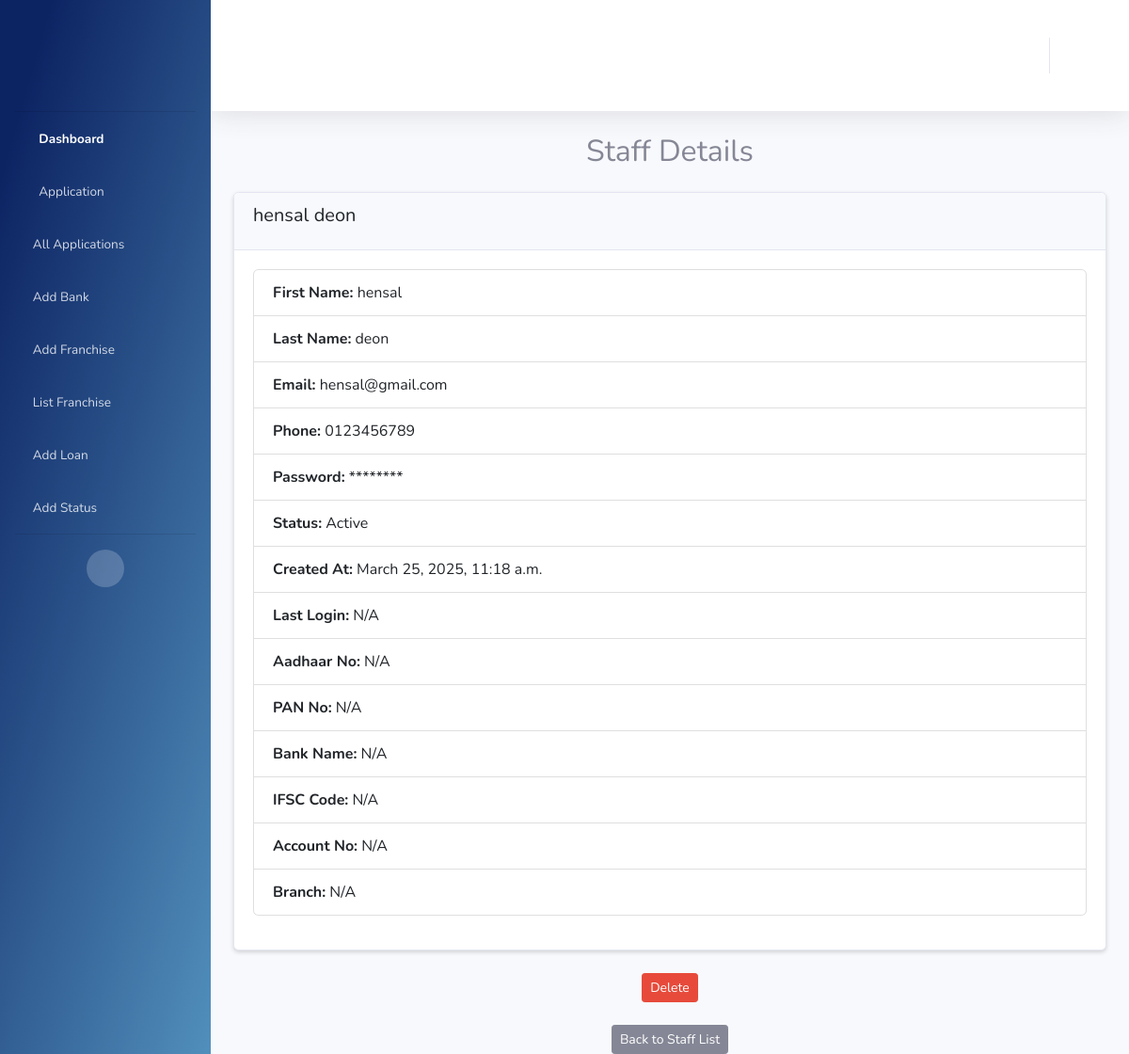
Screenshot of /view_profile/2 (signed in) with the database file from the repository.
### UserApp/models.py (models this page shows, shortened)
class StaffModel(models.Model):
    staff_id = models.AutoField(primary_key=True)
    first_name = models.CharField(max_length=100)
    last_name = models.CharField(max_length=100, blank=True, null=True)
    email = models.EmailField(unique=True)
    phone_no = models.CharField(
        max_length=10,
        validators=[
            RegexValidator(
                regex=r"^\d{10}$", message="Enter a valid 10-digit mobile number."
            )
        ],
    )
    password = models.CharField(max_length=128, null=True)
    is_active = models.BooleanField(default=True)
    is_staff = models.BooleanField(default=False)
    created_at = models.DateTimeField(auto_now_add=True)
    last_login = models.DateTimeField(null=True, blank=True)
    profile_completed = models.BooleanField(default=False)
    adhaar_no = models.CharField(max_length=100, null=True, blank=True)
    adhaar_img = models.FileField(upload_to="adhaar/", null=True, blank=True)
    pan_no = models.CharField(max_length=100, null=True, blank=True)
    pan_img = models.FileField(upload_to="pancard/", null=True, blank=True)
    bank_name = models.CharField(max_length=100, null=True, blank=True)
    ifsc_code = models.CharField(max_length=100, null=True, blank=True)
    account_no = models.CharField(max_length=100, null=True, blank=True)
    branch = models.CharField(max_length=100, null=True, blank=True)

### UserApp/views.py (the view)
# urls.py: path('view_profile/<int:staff_id>', views.view_staffs, name = 'view_profile'),
def view_staffs(request, staff_id):
    user_id = request.session.get('user_id')
    if user_id is None:
        return redirect('/login')
    try:
        admin = AdminModel.objects.get(admin_id=user_id)
        admin_name = f"{admin.admin_first_name} {admin.admin_last_name or ''}".strip()
        staff_member = get_object_or_404(StaffModel, pk=staff_id)
        return render(request, 'staff_detail.html', {
            'staff_member': staff_member,
            'admin_name': admin_name
        })
    except AdminModel.DoesNotExist:
        messages.error(request, "Admin not found. Please log in again.")
        return redirect('/login')

### templates/staff_detail.html (shortened to what this page needs)
{% extends 'includes/base.html' %}
{% load static %}
{% block content %}
  <div class="container mt-4">
    <h2 class="text-center mb-4">Staff Details</h2>
    <div class="card shadow-sm">
        <div class="card-header">
          <h5 class="card-title">{{ staff_member.first_name }} {{ staff_member.last_name }}</h5>
        </div>
        <div class="card-body">
          <ul class="list-group">
            <li class="list-group-item"><strong>First Name:</strong> {{ staff_member.first_name }}</li>
            <li class="list-group-item"><strong>Last Name:</strong> {{ staff_member.last_name|default:"N/A" }}</li>
            <li class="list-group-item"><strong>Email:</strong> {{ staff_member.email }}</li>
            <li class="list-group-item"><strong>Phone:</strong> {{ staff_member.phone_no }}</li>
            <li class="list-group-item"><strong>Password:</strong> ********</li>
            <li class="list-group-item"><strong>Status:</strong>
              {% if staff_member.is_active %} Active {% else %} Inactive {% endif %}
            </li>
            <li class="list-group-item"><strong>Created At:</strong> {{ staff_member.created_at|date:"F j, Y, g:i a" }}</li>
            <li class="list-group-item"><strong>Last Login:</strong>
              {% if staff_member.last_login %} {{ staff_member.last_login|date:"F j, Y, g:i a" }} {% else %} N/A {% endif %}
            </li>
            <li class="list-group-item"><strong>Aadhaar No:</strong> {{ staff_member.adhaar_no|default:"N/A" }}</li>
            <li class="list-group-item"><strong>PAN No:</strong> {{ staff_member.pan_no|default:"N/A" }}</li>
            <li class="list-group-item"><strong>Bank Name:</strong> {{ staff_member.bank_name|default:"N/A" }}</li>
            <li class="list-group-item"><strong>IFSC Code:</strong> {{ staff_member.ifsc_code|default:"N/A" }}</li>
            <li class="list-group-item"><strong>Account No:</strong> {{ staff_member.account_no|default:"N/A" }}</li>
            <li class="list-group-item"><strong>Branch:</strong> {{ staff_member.branch|default:"N/A" }}</li>
          </ul>
        </div>
      </div>
    <div class="mt-4 text-center">
      <form action="{% url 'delete_staff' staff_member.staff_id %}" method="post" style="display: inline">
        <button type="submit" class="btn btn-danger btn-sm" onclick="return confirm('Are you sure you want to delete this staff member?');">Delete</button>
      </form>
    </div>
    <div class="mt-4 text-center">
      <a href="{% url 'home' %}" class="btn btn-secondary btn-sm">Back to Staff List</a>
    </div>
  </div>
{% endblock %}

### rows the page displays
StaffModel: first_name "hensal", last_name "deon", email "hensal@gmail.com", phone_no "0123456789", created_at "March 25, 2025, 11:18 a.m.", adhaar_no "N/A", pan_no "N/A", bank_name "N/A", ifsc_code "N/A", account_no "N/A", branch "N/A"
